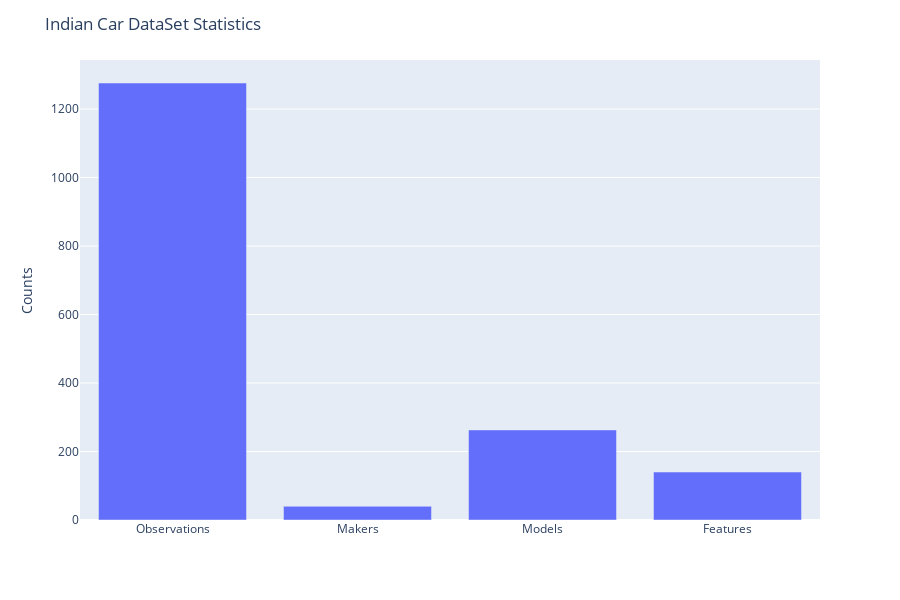

Write notebook code for a chart like this one.
### Code cell
observations_count = len(df)          # For observation count
makers_count = len(df.Make.unique())   # For count of car manufacturing company
models_count = len(df.Model.unique())  # For count of car models
car_features_count = len(df.columns)  # For car features in the given dataset
fig = px.bar(x=['Observations',"Makers",'Models','Features'],y=[observations_count,makers_count,models_count, car_features_count], width=900,height=600) #For creating bar using plotly.express
fig.update_layout(
    title="Indian Car DataSet Statistics",
    xaxis_title=" ",
    yaxis_title="Counts",
    font=dict(
        size=12,
    )
)  #This plot thus gives the statistics of data set provided to us

fig.show()

### Figure 1 — Plotly figure (JSON) as saved in the notebook; plotly's stock layout.template omitted (floating-point values rounded to 4 significant figures)
{"data": [{"alignmentgroup": "True", "hovertemplate": "x=%{x}<br>y=%{y}<extra></extra>", "legendgroup": "", "marker": {"color": "#636efa", "pattern": {"shape": ""}}, "name": "", "offsetgroup": "", "orientation": "v", "showlegend": false, "textposition": "auto", "type": "bar", "x": ["Observations", "Makers", "Models", "Features"], "xaxis": "x", "y": [1276, 40, 263, 140], "yaxis": "y"}], "layout": {"barmode": "relative", "font": {"size": 12}, "height": 600, "legend": {"tracegroupgap": 0}, "margin": {"t": 60}, "title": {"text": "Indian Car DataSet Statistics"}, "width": 900, "xaxis": {"anchor": "y", "domain": [0, 1], "title": {"text": " "}}, "yaxis": {"anchor": "x", "domain": [0, 1], "title": {"text": "Counts"}}}}
